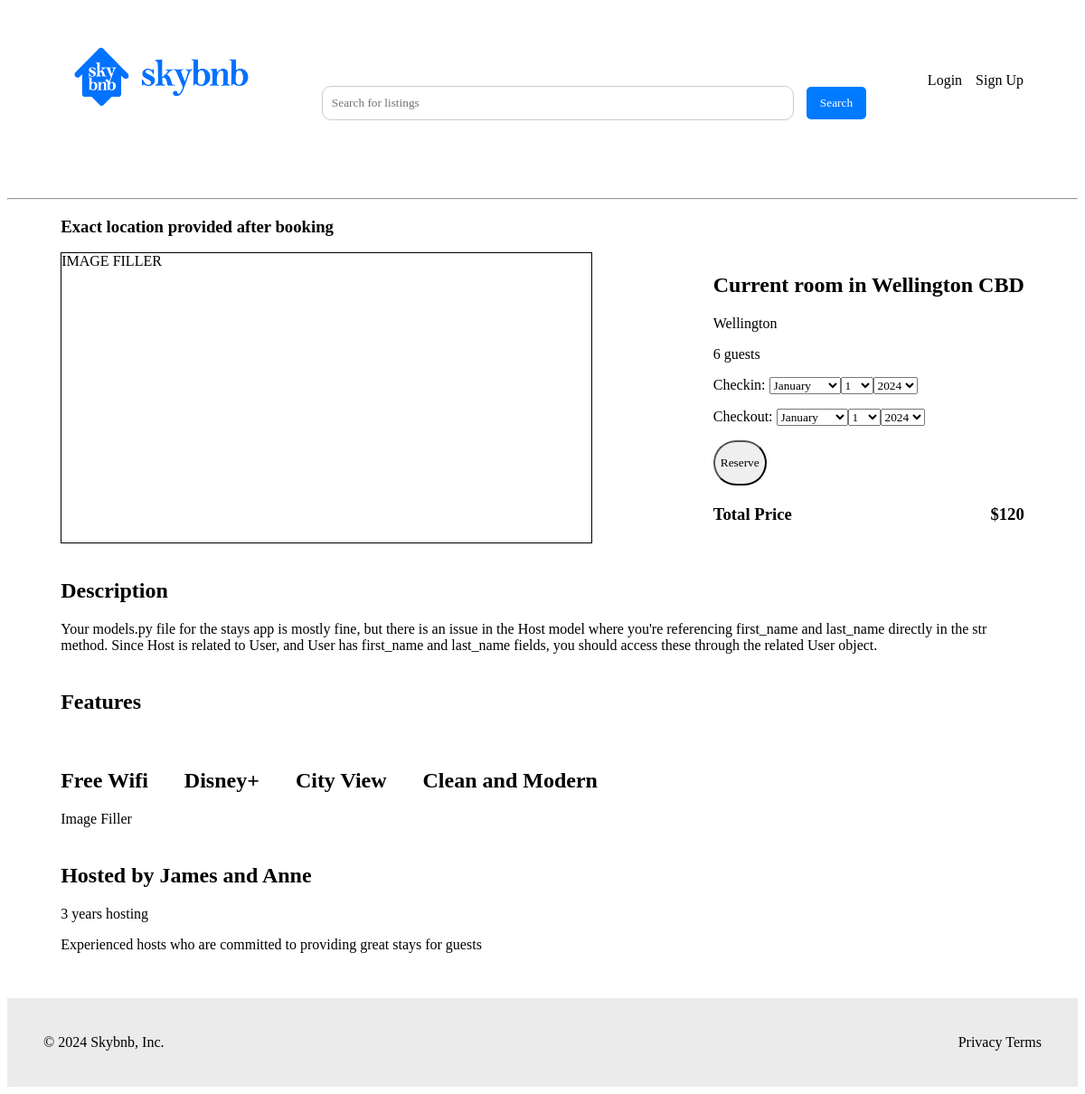
/stays/1, run on an earlier commit of the app's database.
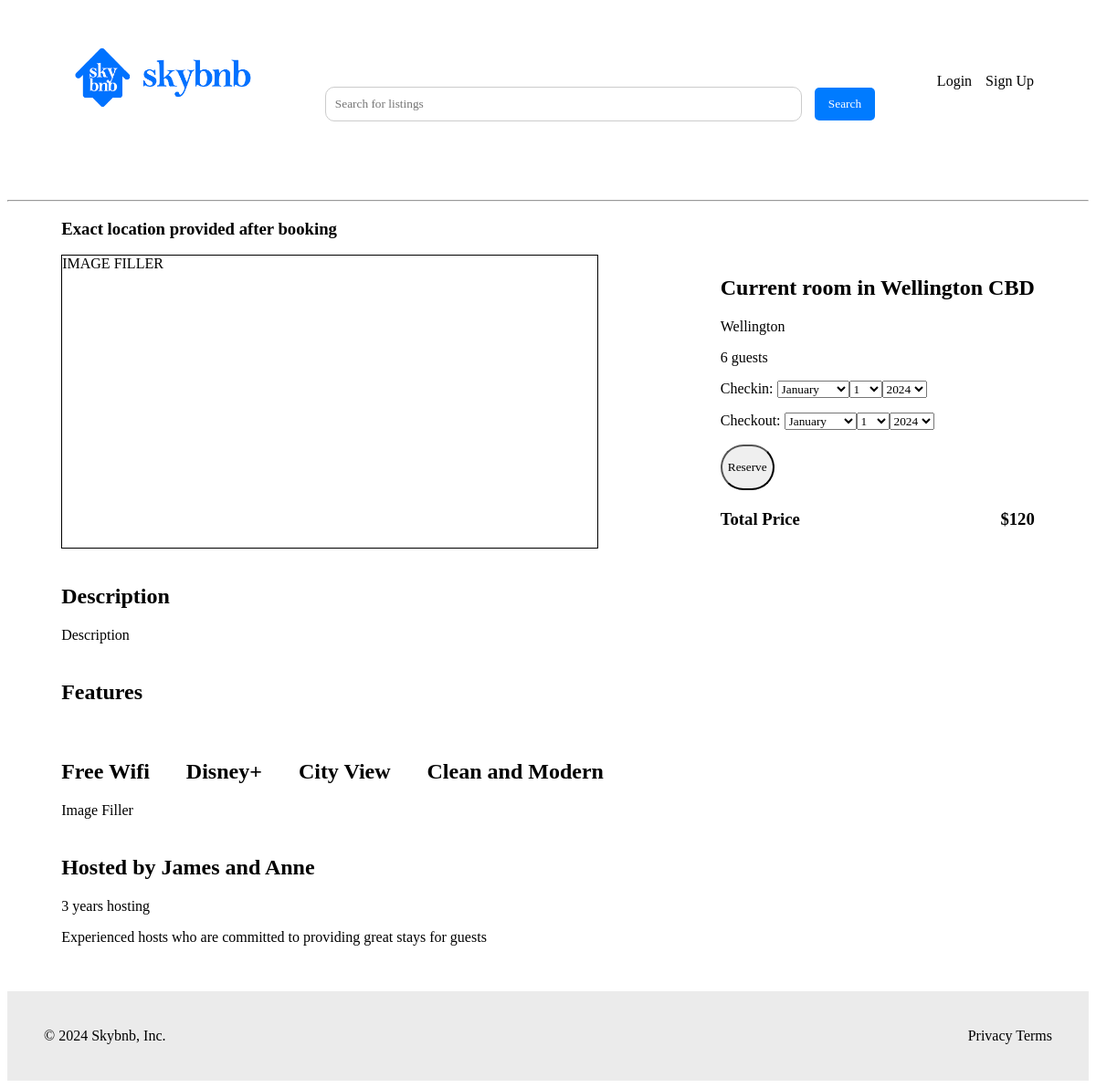
And on a later commit of the database.
### stays/models.py (models this page shows, shortened)
class Stay(models.Model):
    title = models.CharField(max_length=255)
    price = models.IntegerField()
    location = models.CharField(max_length=255)
    host = models.ForeignKey(Host, on_delete=models.PROTECT, related_name='host')
    guests = models.IntegerField()
    bedrooms = models.IntegerField()
    bathrooms = models.IntegerField()
    features = models.TextField(max_length=510)
    description = models.TextField(max_length=510)
    address = models.CharField(max_length=255)

### stays/views.py (the view, shortened to what this page needs)
# urls.py: path('stays/<int:pk>', StayDetailView.as_view(), name='stay_detail'),
class StayDetailView(DetailView):
    model = Stay
    template_name = 'stays/stay_detail.html'
    context_object_name = 'stay'
    def get_context_data(self, **kwargs):
        context = super().get_context_data(**kwargs)
        context['form'] = BookingForm()
        return context

### bookings/forms.py
class BookingForm(forms.ModelForm):
    checkin = forms.DateField(widget=forms.SelectDateWidget)
    checkout = forms.DateField(widget=forms.SelectDateWidget)
    class Meta:
        model = Booking
        fields = ['checkin', 'checkout']

### stays/templates/stays/stay_detail.html (shortened to what this page needs)
{% extends 'base.html' %}
{% block content %}
<div id="stay-detail">
    <h3 class="location">Exact location provided after booking</h3>
    <div class="stay-section-1">
        <div class="stay-images">
            IMAGE FILLER
        </div>
        <div class="stay-section-1-info">
            <div>
                <h2>{{ stay.title }}</h2>
                <p>{{ stay.location }}</p>
                <p>{{ stay.guests }} guests</p>
                <form method ="post" action="">
                    {{ form.as_p }}
                    <button type="submit">Reserve</button>
                </form>
            </div>
            <div class="stay-price">
                <h3>Total Price</h3>
                <h3>${{ stay.price }}</h3>
            </div>
        </div>
    </div>
    <div class="stay-description">
        <h2>Description</h2>
        <p>{{ stay.description }}</p>
    </div>
    <div class="stay-features">
        <h2>Features</h2>
        <div>
            <h2>Free Wifi</h2>
            <h2>Disney+</h2>
            <h2>City View</h2>
            <h2>Clean and Modern</h2>
        </div>
    </div>
    <div class="stay-host-details">
        <div class="image">
            Image Filler
        </div>
        <div class="stay-host-info">
            <h2>Hosted by James and Anne</h2>
            <p>3 years hosting</p>
            <p>Experienced hosts who are committed to providing great stays for guests</p>
        </div>
    </div>
</div>
{% endblock %}

What changed in the data, as far as the page shows it:
changed Stay "Current room in Wellington CBD": description "Your models.py file for the stays app is mostly fine, but there is an issue in the Host model where you're referencing first_name and last_name directly in the str method. Since Host is related to User, and User has first_name and last_name fields, you should access these through the related User object." → "Description"
